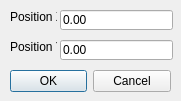
<?xml version="1.0" encoding="UTF-8"?>
<ui version="4.0">
 <class>MyWidgetDialog</class>
 <widget class="QDialog" name="MyWidgetDialog">
  <property name="geometry">
   <rect>
    <x>0</x>
    <y>0</y>
    <width>181</width>
    <height>101</height>
   </rect>
  </property>
  <property name="windowTitle">
   <string>Enter a position!</string>
  </property>
  <property name="sizeGripEnabled">
   <bool>false</bool>
  </property>
  <widget class="QLineEdit" name="PositionX">
   <property name="geometry">
    <rect>
     <x>60</x>
     <y>10</y>
     <width>113</width>
     <height>20</height>
    </rect>
   </property>
   <property name="text">
    <string>0.00</string>
   </property>
  </widget>
  <widget class="QLineEdit" name="PositionY">
   <property name="geometry">
    <rect>
     <x>60</x>
     <y>40</y>
     <width>113</width>
     <height>20</height>
    </rect>
   </property>
   <property name="text">
    <string>0.00</string>
   </property>
  </widget>
  <widget class="QLabel" name="label">
   <property name="geometry">
    <rect>
     <x>10</x>
     <y>10</y>
     <width>47</width>
     <height>13</height>
    </rect>
   </property>
   <property name="text">
    <string>Position X</string>
   </property>
  </widget>
  <widget class="QLabel" name="label_2">
   <property name="geometry">
    <rect>
     <x>10</x>
     <y>40</y>
     <width>47</width>
     <height>13</height>
    </rect>
   </property>
   <property name="text">
    <string>Position Y</string>
   </property>
  </widget>
  <widget class="QDialogButtonBox" name="buttonBox">
   <property name="geometry">
    <rect>
     <x>10</x>
     <y>70</y>
     <width>161</width>
     <height>23</height>
    </rect>
   </property>
   <property name="standardButtons">
    <set>QDialogButtonBox::Cancel|QDialogButtonBox::Ok</set>
   </property>
  </widget>
 </widget>
 <resources/>
 <connections>
  <connection>
   <sender>buttonBox</sender>
   <signal>accepted()</signal>
   <receiver>MyWidgetDialog</receiver>
   <slot>accept()</slot>
   <hints>
    <hint type="sourcelabel">
     <x>248</x>
     <y>254</y>
    </hint>
    <hint type="destinationlabel">
     <x>157</x>
     <y>274</y>
    </hint>
   </hints>
  </connection>
  <connection>
   <sender>buttonBox</sender>
   <signal>rejected()</signal>
   <receiver>MyWidgetDialog</receiver>
   <slot>reject()</slot>
   <hints>
    <hint type="sourcelabel">
     <x>316</x>
     <y>260</y>
    </hint>
    <hint type="destinationlabel">
     <x>286</x>
     <y>274</y>
    </hint>
   </hints>
  </connection>
 </connections>
</ui>
